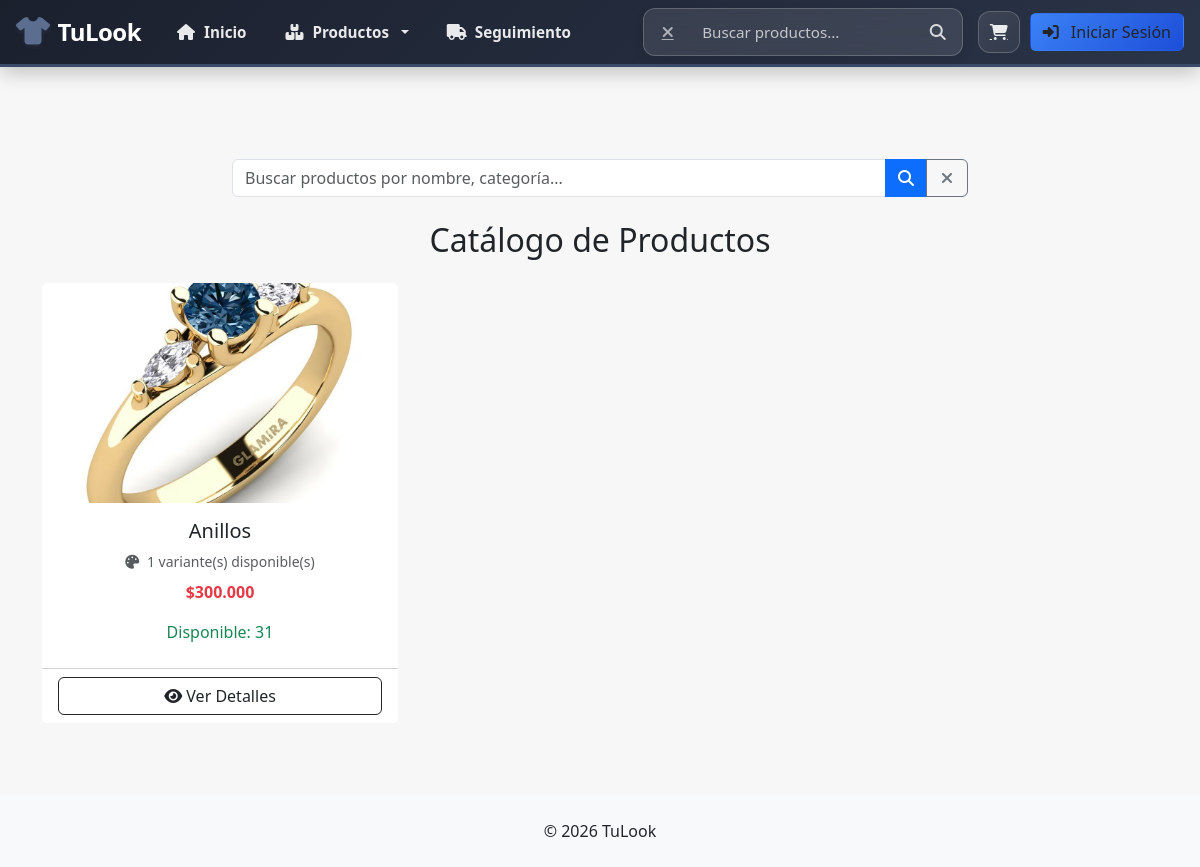
The page / on the database its author committed.
### tables this page shows
CREATE TABLE `articulo` (
  `ID_Articulo` int(11) NOT NULL,
  `N_Articulo` varchar(45) NOT NULL,
  `Foto` varchar(300) NOT NULL,
  `ID_Categoria` int(11) NOT NULL,
  `ID_SubCategoria` int(11) NOT NULL,
  `ID_Genero` int(11) NOT NULL,
  `ID_Precio` int(11) NOT NULL,
  `Activo` int(11) NOT NULL DEFAULT 0
);

CREATE TABLE `precio` (
  `ID_precio` int(11) NOT NULL,
  `Valor` decimal(10,2) NOT NULL,
  `FechaAct` datetime NOT NULL,
  `Activo` int(11) NOT NULL
);

### controllers/ProductoController.php (called while the page is built, shortened)
<?php
class ProductoController {
    private $db;
    private $descuentoService;
    public function __construct($db = null) {
        $this->db = $db ?: (new Database())->getConnection();
        $this->descuentoService = new DescuentoService($this->db);
    }
    public function index() {
        $sql = "SELECT
                    a.ID_Articulo,
                    a.N_Articulo,
                    a.Foto,
                    c.N_Categoria,
                    g.N_Genero,
                    pr.Valor AS Precio,
                    a.ID_Categoria,
                    COALESCE(SUM(p.Cantidad), 0) AS Stock,
                    COUNT(p.ID_Producto) AS Total_Variantes
                FROM articulo a
                LEFT JOIN producto p ON p.ID_Articulo = a.ID_Articulo AND p.Activo = 1
                LEFT JOIN precio pr ON pr.ID_Precio = a.ID_Precio
                LEFT JOIN categoria c ON c.ID_Categoria = a.ID_Categoria
                LEFT JOIN genero g ON g.ID_Genero = a.ID_Genero
                WHERE a.Activo = 1
                GROUP BY a.ID_Articulo, a.N_Articulo, a.Foto, c.N_Categoria, g.N_Genero, pr.Valor, a.ID_Categoria
                HAVING COUNT(p.ID_Producto) > 0
                ORDER BY a.N_Articulo ASC";
        $stmt = $this->db->prepare($sql);
        $stmt->execute();
        $productos = $stmt->fetchAll(PDO::FETCH_ASSOC);
        $productosConDescuento = [];
        foreach ($productos as $producto) {
            $infoDescuento = $this->descuentoService->obtenerInfoDescuento(
                (float)$producto['Precio'],
                $producto['ID_Articulo'],
                null,
                $producto['ID_Categoria']
            );
            if ($infoDescuento && is_array($infoDescuento)) {
                $producto['Info_Descuento'] = $infoDescuento;
                $producto['Precio_Con_Descuento'] = $infoDescuento['precio_final'] ?? $producto['Precio'];
            } else {
                $producto['Info_Descuento'] = [
                    'tiene_descuento' => false,
                    'precio_final' => $producto['Precio'],
                    'descuento_porcentaje' => 0,
                    'valor_descuento' => 0,
                    'tipo_descuento' => ''
                ];
                $producto['Precio_Con_Descuento'] = $producto['Precio'];
            }
            $productosConDescuento[] = $producto;
        }
        $productos = $productosConDescuento;
        include "views/productos/index.php";
    }
}
?>

### index.php (called while the page is built, shortened)
<?php
require_once "controllers/ProductoController.php";
require_once "controllers/ColorController.php";
require_once "controllers/ResenaController.php";
$controlador = $_GET['c'] ?? 'Producto';
$accion      = $_GET['a'] ?? 'index';
switch ($controlador) {
    case 'Producto':
        $controller = new ProductoController($db);
        break;
}
try {
    $controller->$accion();
} catch (Throwable $e) {
    $isAjax = (isset($_REQUEST['ajax']) && $_REQUEST['ajax'] == '1') || (!empty($_SERVER['HTTP_X_REQUESTED_WITH']) && strtolower($_SERVER['HTTP_X_REQUESTED_WITH']) === 'xmlhttprequest');
    if ($isAjax) {
        http_response_code(500);
        header('Content-Type: application/json; charset=utf-8');
        echo json_encode(['success' => false, 'error' => $e->getMessage()]);
    } else {
        http_response_code(500);
        echo "<h2 style='color:red;text-align:center;margin-top:50px;'>⚠ Error interno del servidor</h2>";
        echo "<pre style='color:#333;text-align:center;font-size:14px;'>
" . $e->getMessage() . "
</pre>";
    }
}

### views/productos/index.php (the view, shortened to what this page needs)
<!DOCTYPE html>
<html lang="es">
<head>
  <link href="https://cdn.jsdelivr.net/npm/bootstrap@5.3.0/dist/css/bootstrap.min.css" rel="stylesheet">
  <link rel="stylesheet" href="https://cdnjs.cloudflare.com/ajax/libs/font-awesome/6.5.0/css/all.min.css">
</head>
<body>
<?php include "views/layout/nav.php"; ?>
<div class="container mt-4">
  <div class="row mb-4">
    <div class="col-md-8 mx-auto">
      <form class="d-flex" method="GET" action="<?php echo BASE_URL; ?>index.php" id="searchForm">
        <div class="input-group">
          <input
            class="form-control"
            name="busqueda"
            id="searchInput"
            placeholder="Buscar productos por nombre, categoría..."
            value="<?php echo htmlspecialchars($_GET['busqueda'] ?? '', ENT_QUOTES); ?>"
            autocomplete="off"
          >
          <button class="btn btn-primary" type="submit" title="Buscar">
            <i class="fas fa-search"></i>
          </button>
          <a href="<?php echo BASE_URL; ?>index.php?c=Producto"
             class="btn btn-outline-secondary"
             title="Limpiar búsqueda"
             style="min-width: 42px;">
            <i class="fas fa-times"></i>
          </a>
        </div>
      </form>
    </div>
  </div>
  <h2 class="text-center mb-4">
    <?php if (!empty($_GET['busqueda'])): ?>
      Resultados de búsqueda
    <?php else: ?>
      Catálogo de Productos
    <?php endif; ?>
  </h2>
  <div class="row">
    <?php if (count($productos) === 0): ?>
      <div class="col-12 text-center py-5">
        <h4>No se encontraron productos</h4>
      </div>
    <?php else: ?>
      <?php foreach ($productos as $p):
        $idArt = (int)($p['ID_Articulo'] ?? 0);
        $nombre = htmlspecialchars($p['N_Articulo'] ?? 'Sin nombre');
        $foto = $p['Foto'] ?? '';
        if (!empty($foto)) {
            if (strpos($foto, 'http') === 0) {
                $fotoUrl = $foto;
            }
            elseif (strpos($foto, 'ImgProducto/') === 0) {
                $fotoUrl = BASE_URL . $foto;
            }
            else {
                $fotoUrl = BASE_URL . 'ImgProducto/' . ltrim($foto, '/');
            }
        } else {
            $fotoUrl = BASE_URL . 'assets/img/placeholder.png';
        }
        $precioBase = isset($p['Precio']) ? (float)$p['Precio'] : 0;
        $stock  = isset($p['Stock']) ? (int)$p['Stock'] : 0;
        $tieneDescuento = false;
        $precioFinal = $precioBase;
      ?>
        <div class="col-md-4 mb-4">
          <div class="card product-card h-100">
            <img src="<?php echo $fotoUrl; ?>" class="card-img-top product-image" alt="<?php echo $nombre; ?>" onerror="this.src='<?php echo BASE_URL; ?>assets/img/placeholder.png'">
            <div class="card-body text-center">
              <h5 class="card-title"><?php echo $nombre; ?></h5>
              <?php if (isset($p['Total_Variantes']) && $p['Total_Variantes'] > 0): ?>
                  <small class="text-muted d-block mb-2">
                      <i class="fas fa-palette me-1"></i>
                      <?php echo $p['Total_Variantes']; ?> variante(s) disponible(s)
                  </small>
              <?php endif; ?>
              <?php
              $esGratis = ($precioFinal == 0 || $precioFinal == 0.00);
              ?>
              <?php if ($esGratis): ?>
                  <p>
                      <?php if ($precioBase > 0): ?>
                          <span class="old-price">$<?php echo number_format($precioBase, 0, ',', '.'); ?></span><br>
                      <?php endif; ?>
                      <span class="price text-success fw-bold">GRATIS</span>
                  </p>
                  <?php if ($precioBase > 0): ?>
                      <span class="badge bg-success">¡Gratuito!</span>
                  <?php endif; ?>
              <?php else: ?>
                  <p class="price">$<?php echo number_format($precioBase, 0, ',', '.'); ?></p>
              <?php endif; ?>
              <?php if ($stock > 0): ?>
                <p class="text-success mb-2">Disponible: <?php echo $stock; ?></p>
              <?php else: ?>
                <p class="text-danger mb-2">Agotado</p>
              <?php endif; ?>
            </div>
            <div class="card-footer bg-white text-center">
              <a class="btn btn-outline-dark w-100" href="<?php echo BASE_URL; ?>?c=Producto&a=ver&id=<?php echo $idArt; ?>">
                <i class="fa fa-eye"></i> Ver Detalles
              </a>
            </div>
          </div>
        </div>
      <?php endforeach; ?>
    <?php endif; ?>
  </div>
</div>
<footer class="mt-5 py-4 text-center bg-light">
  <div class="container">
    &copy; <?php echo date("Y"); ?> TuLook
  </div>
</footer>
</body>
</html>

### views/productos/index.php (style rules this page uses)
:root { --accent:#e63946 }
body { padding-top:70px;background:#f7f7f7 }
.product-card { transition:all .18s; border: none }
.product-image { height:220px; object-fit:cover }
.price { color:var(--accent); font-weight:700 }

### views/layout/nav.php (style rules this page uses)
:root { --primary-dark: #1B202D; --primary-blue: #2A3448; --accent-blue: #3A4A6B; --secondary-blue: #4A5B7D; --light-blue: #5B6E8F; --light-bg: #f5f7fa; --text-dark: #2c3e50; --text-light: #6c757d; --border-radius: 12px; --card-shadow: 0 4px 12px rgba(0, 0, 0, 0.08); --card-shadow-hover: 0 8px 20px rgba(0, 0, 0, 0.12); --transition: all 0.3s ease; }

### rows shown on the page
articulo: Foto (picture), N_Articulo "Anillos", Total_Variantes "1", ID_Precio.Valor "300.000", stock "31"
